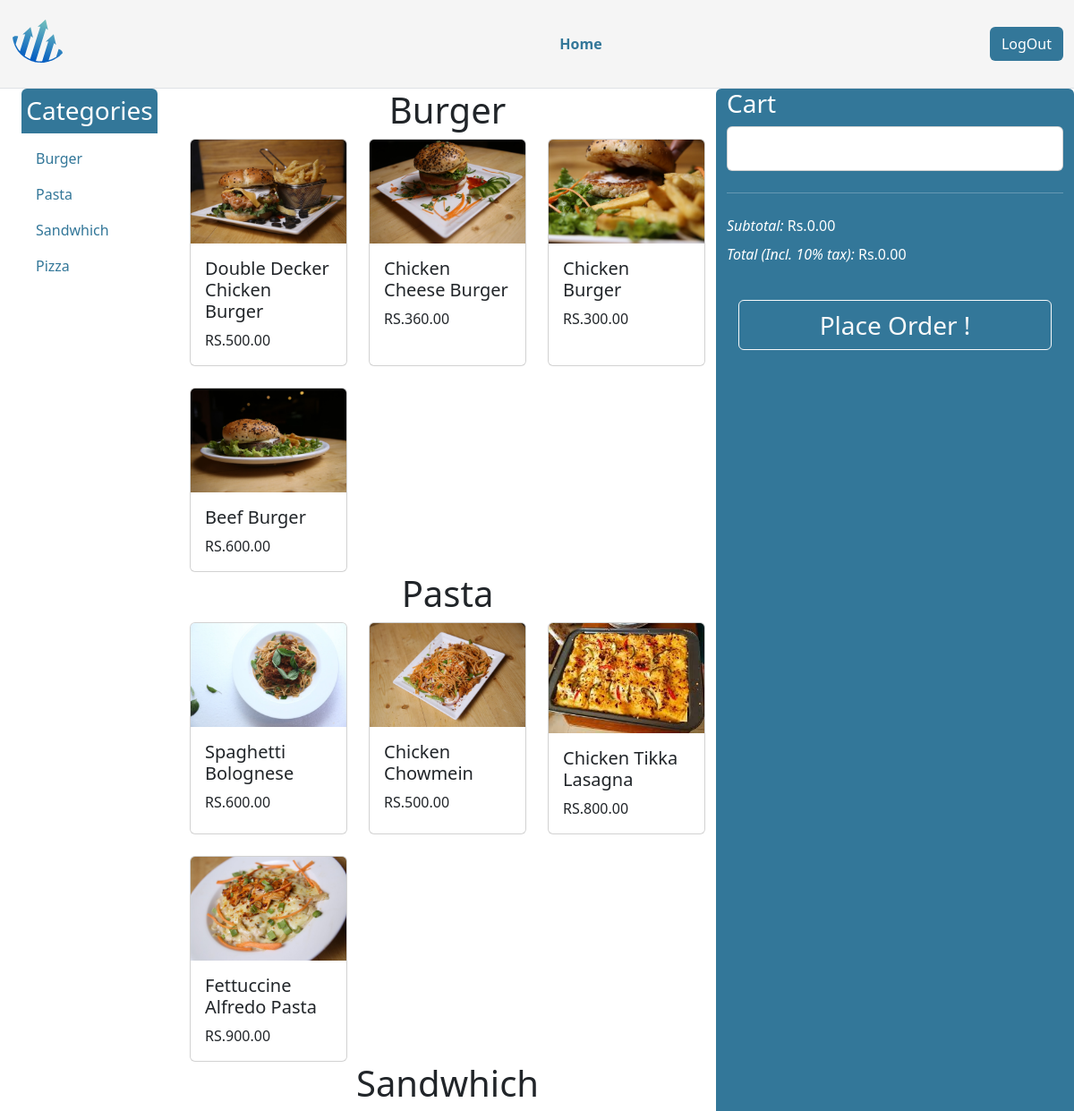
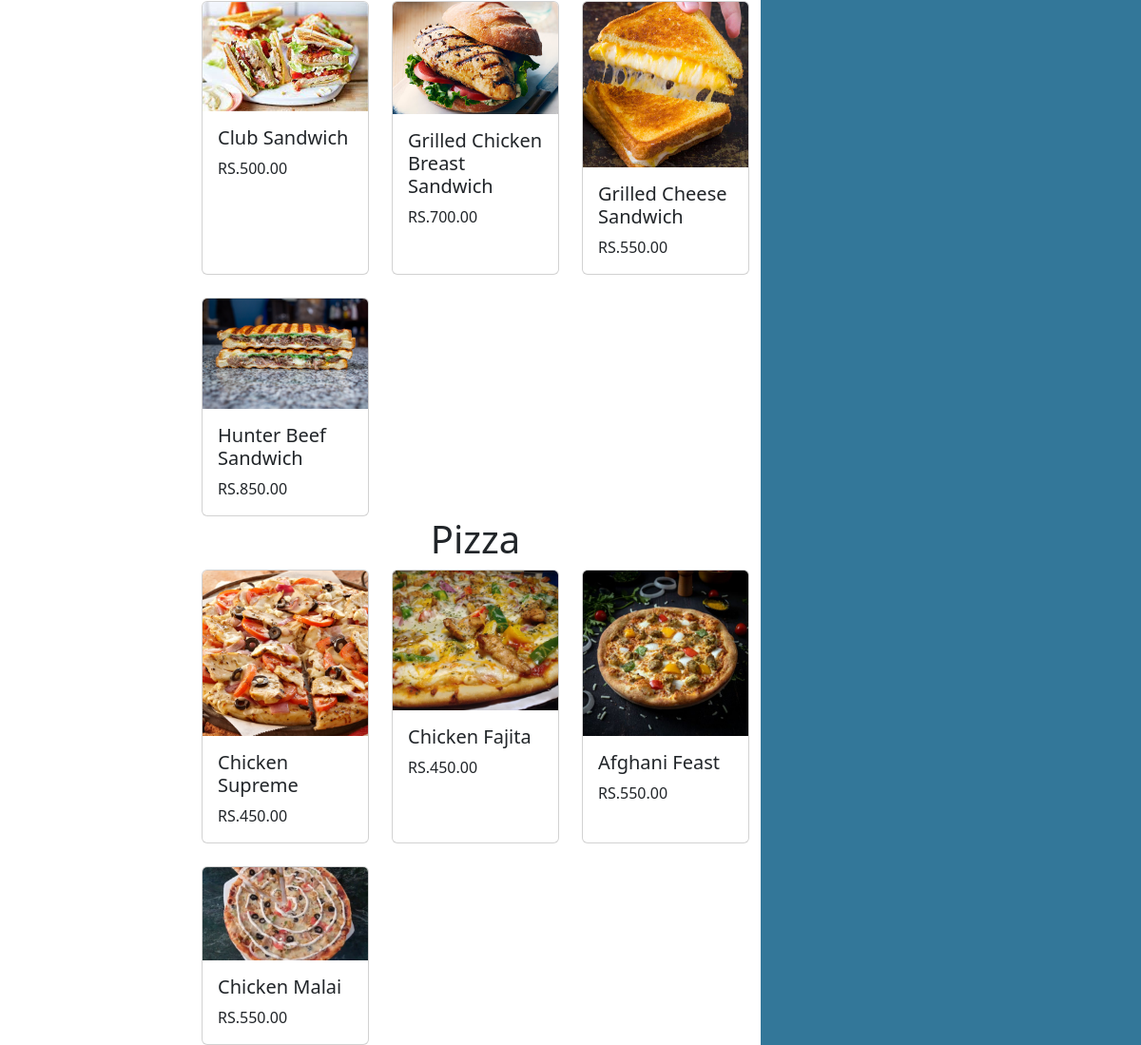
Screenshot of /orders/ with the database file from the repository (2 pictures, top to bottom).
### inventory/models.py (models this page shows, shortened)
class Category(models.Model):
    category_id = models.AutoField(primary_key=True)
    category_name = models.CharField(max_length=100)
    category_image = models.ImageField(upload_to='category_images/', null=True, blank=True)
    class Meta:
       app_label = 'inventory'  # Replace 'your_app_name' with the actual name of your app

class Product(models.Model):
    product_id = models.AutoField(primary_key=True)
    category = models.ForeignKey(Category, on_delete=models.CASCADE)
    product_name = models.CharField(max_length=100)
    price = models.DecimalField(max_digits=12, decimal_places=2)
    product_image = models.ImageField(upload_to='product_images/', null=True, blank=True)

### inventory/views.py (the view, shortened to what this page needs)
# urls.py: path('orders/', menu_and_category_view, name='menu_and_category_view'),
@csrf_exempt
def menu_and_category_view(request):
    categories = Category.objects.all()
    products = Product.objects.all()
    context = {
        'categories': categories,
        'products': products
    }
    return render(request, 'orders.html', context)

### inventory/templatetags/custom_tags.py (called while the page is built)
@register.filter(name='has_group')
def has_group(user, group_name):
    try:
        group = Group.objects.get(name=group_name)
    except Group.DoesNotExist:
        return False
    return group in user.groups.all()

### inventory/templates/orders.html (shortened to what this page needs)
{% load static %}
{% load custom_tags %}
<!DOCTYPE html>
<html lang="en">
  <head>
    <link href="https://cdn.jsdelivr.net/npm/bootstrap@5.3.0-alpha2/dist/css/bootstrap.min.css" rel="stylesheet">
    <link rel="stylesheet" href="{% static 'style.css' %}">
</head>
<body>
      <header
      class="container-fluid navbarm d-flex flex-wrap align-items-center justify-content-center justify-content-md-between py-3  border-bottom"
    >
      <div class="col-md-3 mb-2 mb-md-0">
        <a
          href="/"
          class="d-inline-flex link-body-emphasis justify-content-center text-decoration-none"
        >
        <img src="{% static 'resto logo wo name.svg' %}" alt=" icon " height="60px" />
        </a>
      </div>
      <ul class="col-7 col-md-auto mb-2 justify-content-center mb-md-0 listb">
        <li>
          <a href="{% url 'home_view'%}" class="nav-link px-3 py-3 rounded-5"
            ><strong>Home</strong></a
          >
        </li>
      </ul>
      <div class="col-md-2 text-end logoutbtn">
        <button type="button" class="btn btn" id="logoutButton">LogOut</button>
      </div>
</header>
<div class="container-fluid">
  <div class="row">
      <div class="col-2">
          <div class="container sticky-top sticky-bottom">
              <div class="categories-tile rounded-top text-center">
                  <h3 class="py-2">Categories</h3>
              </div>
              <div id="list-example" class="list-group list-group-mine">
                  {% for category in categories %}
                  <a class="list-group-item list-group-item-action" href="#list-item-{{ category.category_id }}">{{ category.category_name }}</a>
                  {% endfor %}
              </div>
          </div>
      </div>
      <div class="col-6" id="foodMenu">
          {% for category in categories %}
          <h1 class="category-title text-center" id="list-item-{{ category.category_id }}">{{ category.category_name }}</h1>
          <div class="row row-cols-1 row-cols-md-3 g-4">
              {% for product in category.product_set.all %}
              <div class="col product">
                <div class="card h-100" onclick="createOrUpdateItem(this, '{{ product.product_id }}')">
                    <img src="{{ product.product_image.url }}" class="card-img-top" alt="{{ product.product_name }}">
                    <div class="card-body">
                        <h5 class="card-title product-name">{{ product.product_name }}</h5>
                        <p class="card-text product-price">RS.{{ product.price }}</p>
                    </div>
                </div>
            </div>
              {% endfor %}
          </div>
          {% endfor %}
      </div>
<div class="col-4 cart-title rounded-top">
  <h3>Cart</h3>
  <div class="card">
      <div class="card-body p-4" id="item-container">
      </div>
  </div>
  <hr class="my-4">
  <div class="d-flex justify-content-between">
      <p class="mb-2"><i>Subtotal:</i> <span id="subtotal">Rs.0.00</span></p>
  </div>
  <div class="d-flex justify-content-between mb-4">
      <p class="mb-2"><i>Total (Incl. 10% tax):</i> <span id="total">Rs.0.00</span></p>
  </div>
  <div class="d-grid gap-2  fw-1 fs-3 btn">
    <button class="btn btn-outline-light fw-1 fs-3 btn" type="button" id="checkoutButton">Place Order !</button>
  </div>
</div>
  </div>
</div>
</body>
</html>

### inventory/static/style.css (style rules this page uses)
.navbarm { background-color: whitesmoke; color: #379; }
.navbarm ul { padding: 0px; margin: 0px; }
.navbarm li a { color: #379; }
.navbarm li { display: inline-block; }
.logoutbtn button { color: white; background-color: #379; outline-color: #379; }
.categories-tile { color: white; background-color: #379; }
.list-group-mine .list-group-item { background-color: white; color: #379; border: 0px; }
.cart-title { background-color: #379; color: white; }

### rows the page displays
Category: category_name "Burger"
Category: category_name "Pasta"
Category: category_name "Sandwhich"
Category: category_name "Pizza"
Product: product_image (picture), product_name "Double Decker Chicken Burger", price "500.00"
Product: product_image (picture), product_name "Chicken Cheese Burger", price "360.00"
Product: product_image (picture), product_name "Chicken Burger", price "300.00"
Product: product_image (picture), product_name "Beef Burger", price "600.00"
Product: product_image (picture), product_name "Spaghetti Bolognese", price "600.00"
Product: product_image (picture), product_name "Chicken Chowmein", price "500.00"
Product: product_image (picture), product_name "Chicken Tikka Lasagna", price "800.00"
Product: product_image (picture), product_name "Fettuccine Alfredo Pasta", price "900.00"
Product: product_image (picture), product_name "Club Sandwich", price "500.00"
Product: product_image (picture), product_name "Grilled Chicken Breast Sandwich", price "700.00"
Product: product_image (picture), product_name "Grilled Cheese Sandwich", price "550.00"
Product: product_image (picture), product_name "Hunter Beef Sandwich", price "850.00"
Product: product_image (picture), product_name "Chicken Supreme", price "450.00"
Product: product_image (picture), product_name "Chicken Fajita", price "450.00"
Product: product_image (picture), product_name "Afghani Feast", price "550.00"
Product: product_image (picture), product_name "Chicken Malai", price "550.00"
